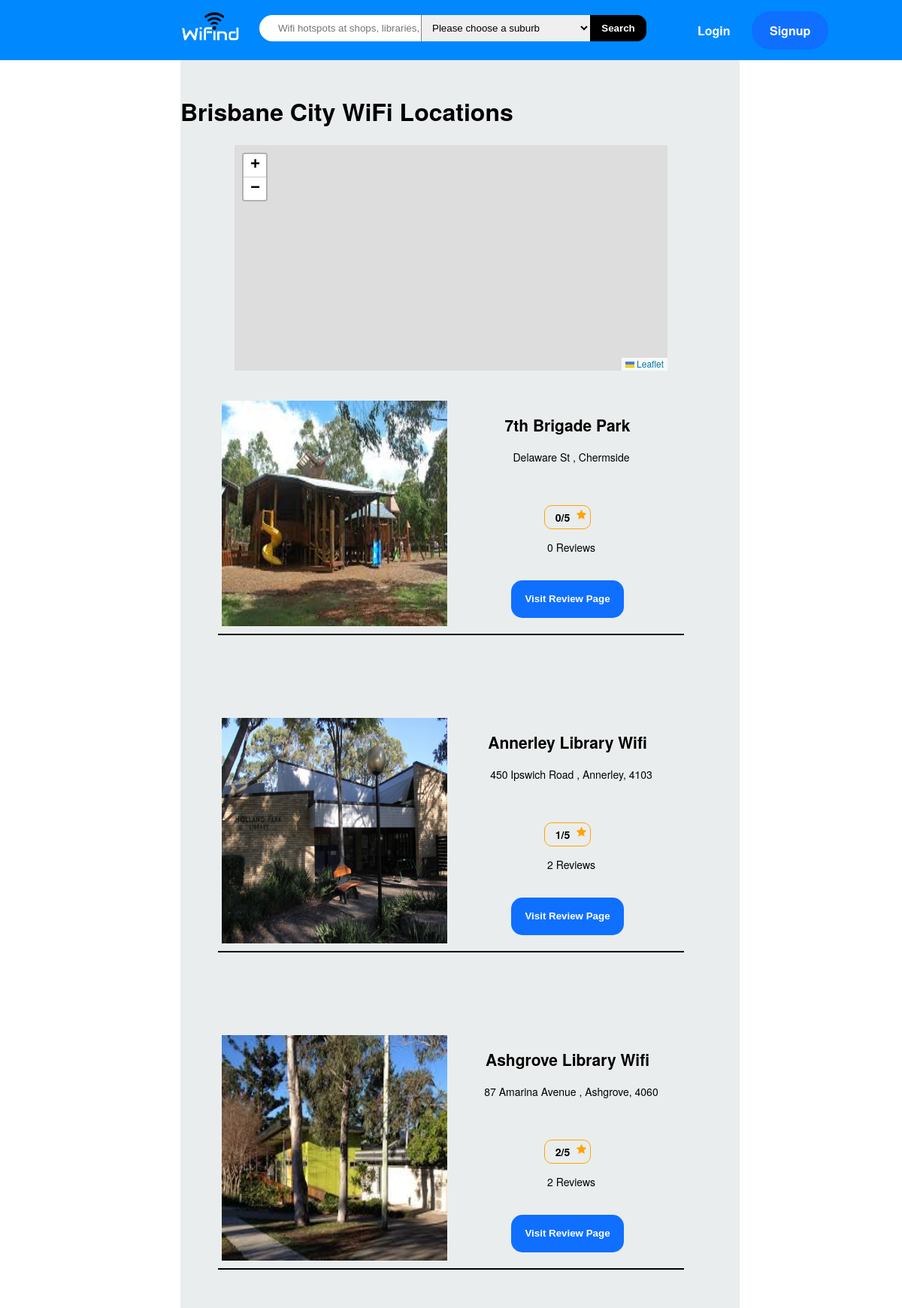
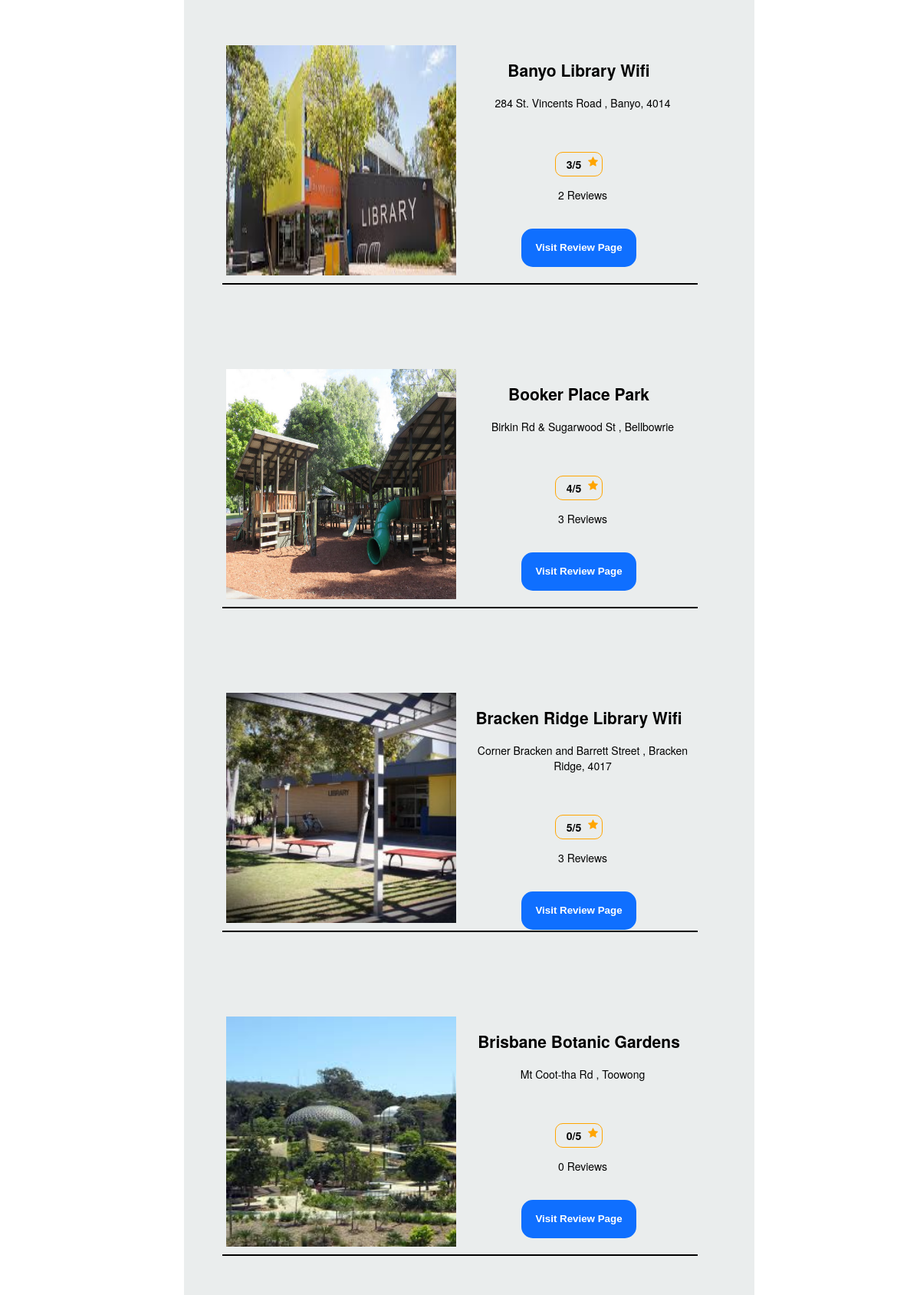
The app's page /results.php (upper part) with its own data (2 pictures, top to bottom).
### tables this page shows
CREATE TABLE `locations` (
  `locationID` int(11) NOT NULL,
  `name` varchar(255) NOT NULL,
  `address` varchar(255) NOT NULL,
  `suburb` varchar(64) NOT NULL,
  `latitude` decimal(20,8) NOT NULL,
  `longitude` decimal(20,7) NOT NULL,
  `rating` int(1) NOT NULL DEFAULT '0' COMMENT '(0-5)',
  `image` varchar(64) NOT NULL DEFAULT '.jpg'
);

### results.php (the view, shortened to what this page needs)
<?php
	include('dbconfig.php');
?>
<?php
	$search_keyword = '';
	if(!empty($_POST['search']['keyword'])) {
		$search_keyword = $_POST['search']['keyword'];
		$sql = 'SELECT * FROM locations WHERE name LIKE :keyword OR address LIKE :keyword OR suburb LIKE :keyword ';
	}
	elseif(!empty($_POST['rating']['keyword'])) {
		$search_keyword = $_POST['rating']['keyword'];
		$sql = 'SELECT * FROM locations WHERE rating LIKE :keyword ';
	}
	else{
		$sql = 'SELECT * FROM locations';
	}
	$start=0;
	$limit=" limit " . $start . "," . ROW_PER_PAGE;
	$query = $sql.$limit;
	$pdo_statement = $pdo_conn->prepare($query);
	$pdo_statement->bindValue(':keyword', '%' . $search_keyword . '%', PDO::PARAM_STR);
	$pdo_statement->execute();
	$result = $pdo_statement->fetchAll();
?>
<!DOCTYPE html>
<html>
<head>
	<?php
	include 'includes/head.php';
	?>
	 <link rel="stylesheet" href="https://unpkg.com/leaflet@1.3.1/dist/leaflet.css"
/>
</head>
<body onload='map()'>
<div id="main-container">
	<?php include 'includes/nav.php'; ?>
	<form name='frmSearch' action='' method='post'>
	<div class="resultsPageInfo">
		<div id="nav-title">
			<h1>Brisbane City WiFi Locations</h1>
		</div>
		<div id="section1">
			<div id="mapid"></div>
			<div id="result-suggestion">
			<?php
			if(!empty($result)) {
				if(isset($_GET["lat"])){
				$i = 1;
				foreach($result as $row) {
					$lat1 = $_GET["lat"];
					$lon1 = $_GET["lon"];
					$lat2 = $row['latitude'];
					$lon2 = $row['longitude'];
					$R = 6371;
					$angleone = $lat1 * (3.14159 / 180);
					$angletwo = $lat2 * (3.14159 / 180);
					$anglediff = ($lat2-$lat1) * (3.14159 / 180);
					$londiff = ($lon2-$lon1) * (3.14159 / 180);
					$a = sin($anglediff/2) * sin($anglediff/2) + cos($angleone) * cos($angletwo) * sin($londiff/2) * sin($londiff/2);
					$b = 2 * atan2(sqrt($a), sqrt(1-$a));
					$distance = $R * $b;
					if(abs($distance) < 5){
				?>
				<div id="results">
					<div id="left-section">
						<div id="bug-fix"><form action='review.php?name=<?php echo $row['name']; ?>' method='post' ></form></div>
						<table class="item">
							<tr>
								<th class="item-image">
									<img class="img" src='./images/<?php echo $row['image']; ?>' alt='location image'></a>
								</th>
								<th class="item-description">
									<h2 id="locName<?php echo $i; ?>"><?php echo $row['name']; ?></h2>
									<p><?php echo $row['address']; ?>, <?php echo $row['suburb']; ?></p>
									<br><br>
									<div id='ratingResult' class='rating'>
										<label><?php echo $row['rating']; ?>/5</label>
										<span class='fa fa-star checked'></span>
									</div>
									<p class="lat" id='lat<?php echo $i; ?>'><?php echo $row["latitude"] ?></p>
									<p class="long" id='long<?php echo $i; ?>'><?php echo $row["longitude"] ?></p>
									<?php
										$sql2 = "SELECT COUNT(reviewID) as numberOfReviews FROM reviews WHERE reviews.locationID =". $row['locationID'];
										$reviewNo = $pdo_conn->prepare($sql2);
										$reviewNo->execute();
										foreach($reviewNo as $num){
											echo "<p>". $num['numberOfReviews']. " Reviews</p>
											<br>";}
									?>
									<form action='review.php?name=<?php echo $row['name']; ?>' method='post' >
									<input id='review' type='submit' name = 'review' value= 'Visit Review Page'>
									</form>
								</th>
							</tr>
						</table>
					</div>
				</div>
				<?php
				$i = $i +1;
					}
					}
					}
				else{
				$i = 1;
					foreach($result as $row) {
				?>
				<div id="results">
					<div id="left-section">
						<table class="item">
							<tr>
								<th class="item-image">
									<img class="img" src='./images/<?php echo $row['image']; ?>' alt='location image'></a>
								</th>
								<th class="item-description">
									<h2 id="locName<?php echo $i; ?>"><?php echo $row['name']; ?></h2>
									<p><?php echo $row['address']; ?>, <?php echo $row['suburb']; ?></p>
									<br><br>
									<div id='ratingResult' class='rating'>
										<label><?php echo $row['rating']; ?>/5</label>
										<span class='fa fa-star checked'></span>
									</div>
									<?php
										$sql2 = "SELECT COUNT(reviewID) as numberOfReviews FROM reviews WHERE reviews.locationID =". $row['locationID'];
										$reviewNo = $pdo_conn->prepare($sql2);
										$reviewNo->execute();
										foreach($reviewNo as $num){
											echo "<p>". $num['numberOfReviews']. " Reviews</p>
											<br>";}
									?>
									<form action='review.php?name=<?php echo $row['name']; ?>' method='post' >
										<input id='review' type='submit' name = 'review' value= 'Visit Review Page'>
									</form>
								</th>
							</tr>
						</table>
					</div>
				</div>
			<?php
			$i = $i +1;
				}
				}
			}
			?>
			</div>
	</form>
	</div>
</body>
</html>

### wifind.css (style rules this page uses)
html, body { margin: 0; padding: 0; height:100%; font-family: Helvetica Neue,Helvetica,Arial,sans-serif; background-color: white; }
#main-container { min-height: 100%; position: relative; }
.rating { width: 220px; padding-right: 5px; }
.rating span { float: right; position: relative; }
.resultsPageInfo { background-color: #EAEDED; width: 60%; margin-left: 20%; padding-top: 2%;s padding-left: 2%; padding-right: 2%; padding-bottom: 200px; }
#ratingResult { font-weight: bold; border-radius: 10px; padding: 5px; color: black; border: 1px solid orange; width: 50px; height: 20px; margin: 0px auto; }
#ratingResult span.checked { color: orange; }
input[name=review] { background-color: #0f6fff; color: white; font-weight: bold; border-radius: 15px; height: 50px; width: 150px; border:none }
.item { border-spacing:0; margin: 0px auto; margin-bottom: 50px; padding-bottom: 50px; }
.item th { font-size:14px; font-weight:normal; padding:10px 5px; border-bottom-style:solid; border-width:2px; border-color:black; }
.img, .item .item-description { text-align:center; position: relative; float: left; width: 300px; height: 300px; }
#results { background-color: #EAEDED; }
#mapid { width: 80%; height: 300px; display:block; top:0; left:0; position: relative; outline: medium none; margin-left: 10%; margin-bottom: 30px; }
#reviewTable h4, p { padding-left: 10px; }

### records on screen
locations: image (picture), name "7th Brigade Park", address "Delaware St", suburb "Chermside", rating "0", numberOfReviews "0"
locations: image (picture), name "Annerley Library Wifi", address "450 Ipswich Road", suburb "Annerley, 4103", rating "1", numberOfReviews "2"
locations: image (picture), name "Ashgrove Library Wifi", address "87 Amarina Avenue", suburb "Ashgrove, 4060", rating "2", numberOfReviews "2"
locations: image (picture), name "Banyo Library Wifi", address "284 St. Vincents Road", suburb "Banyo, 4014", rating "3", numberOfReviews "2"
locations: image (picture), name "Booker Place Park", address "Birkin Rd & Sugarwood St", suburb "Bellbowrie", rating "4", numberOfReviews "3"
locations: image (picture), name "Bracken Ridge Library Wifi", address "Corner Bracken and Barrett Street", suburb "Bracken Ridge, 4017", rating "5", numberOfReviews "3"
locations: image (picture), name "Brisbane Botanic Gardens", address "Mt Coot-tha Rd", suburb "Toowong", rating "0", numberOfReviews "0"
